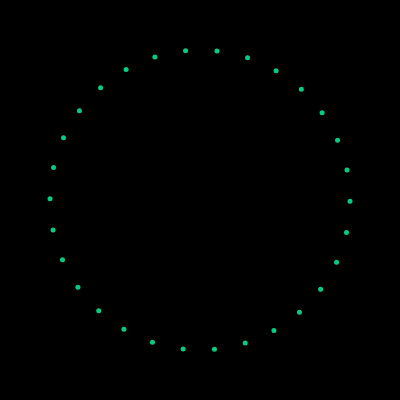
Frame 1 (no input)
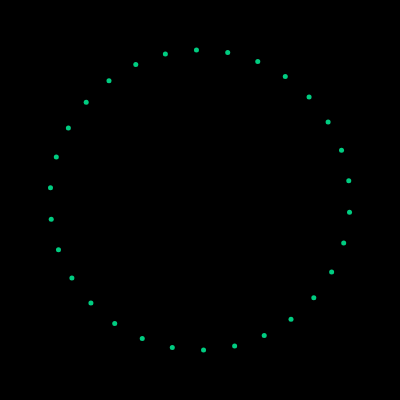
Frame 60 (no input)
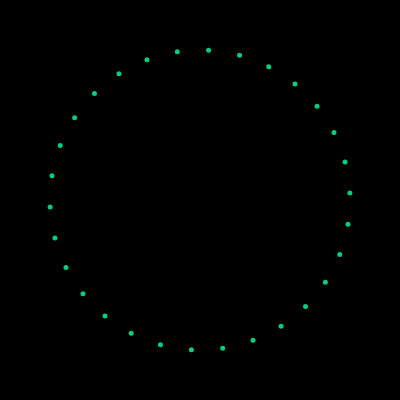
Frame 120 (the mouse pressed at the canvas centre since frame 60)

The p5.js sketch that drew these frames (run headless with seeded random() and noise() and a simulated clock; from frame 60 on, the mouse is pressed at the canvas centre):

// p5.js sketch
// ── sketch.js
let NUM = 30;

function setup() {
  createCanvas(400, 400);
}

function draw() {
  background(0);

  let sec = millis() / 1000;
  let r = 150;

  for (let i = 0; i < NUM; i++) {
    let angle = i * TWO_PI / NUM + sec * 0.5;
    let x = width / 2 + cos(angle) * r;
    let y = height / 2 + sin(angle) * r;
    noStroke();
    fill(0, 205, 129);
    circle(x, y, 5);
  }
}
